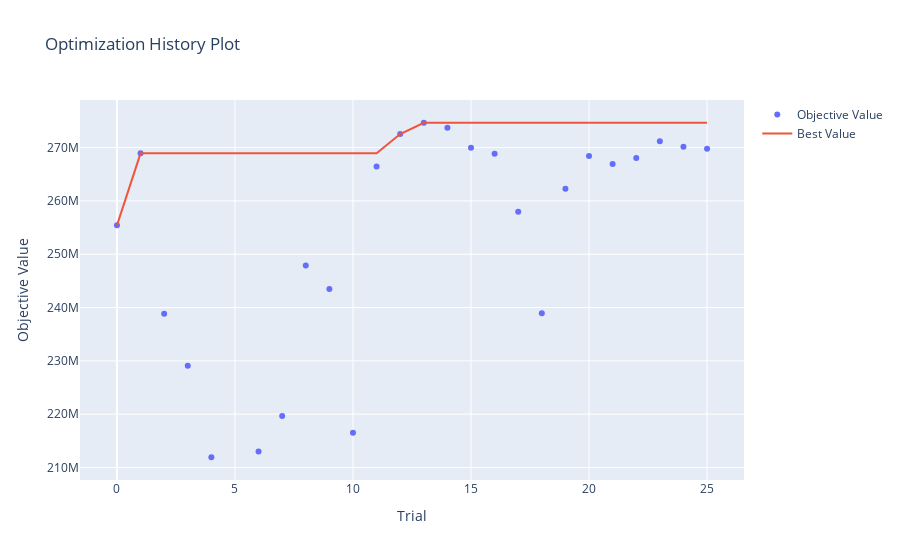

Notebook cell for this chart:
### Markdown cell above
Exploramos como fue la búsqueda de parámetros

### Code cell
optuna.visualization.plot_optimization_history(study)

### Figure 1 — Plotly figure (JSON) as saved in the notebook; plotly's stock layout.template omitted (floating-point values rounded to 4 significant figures)
{"data": [{"mode": "markers", "name": "Objective Value", "type": "scatter", "x": [0, 1, 2, 3, 4, 6, 7, 8, 9, 10, 11, 12, 13, 14, 15, 16, 17, 18, 19, 20, 21, 22, 23, 24, 25], "y": [255420000, 268920000, 238820000, 229080000, 211920000, 213000000, 219660000, 247900000, 243480000, 216520000, 266460000, 272540000, 274660000, 273740000, 269960000, 268860000, 257960000, 238920000, 262260000, 268420000, 266940000, 268040000, 271200000, 270180000, 269760000]}, {"mode": "lines", "name": "Best Value", "type": "scatter", "x": [0, 1, 2, 3, 4, 5, 6, 7, 8, 9, 10, 11, 12, 13, 14, 15, 16, 17, 18, 19, 20, 21, 22, 23, 24, 25], "y": [255420000, 268920000, 268920000, 268920000, 268920000, 268920000, 268920000, 268920000, 268920000, 268920000, 268920000, 268920000, 272540000, 274660000, 274660000, 274660000, 274660000, 274660000, 274660000, 274660000, 274660000, 274660000, 274660000, 274660000, 274660000, 274660000]}, {"marker": {"color": "#cccccc"}, "mode": "markers", "name": "Infeasible Trial", "showlegend": false, "type": "scatter", "x": [], "y": []}], "layout": {"title": {"text": "Optimization History Plot"}, "xaxis": {"title": {"text": "Trial"}}, "yaxis": {"title": {"text": "Objective Value"}}}}
